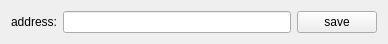
<?xml version="1.0" encoding="UTF-8"?>
<ui version="4.0">
 <class>CWidgetAddressBase</class>
 <widget class="QWidget" name="CWidgetAddressBase">
  <property name="geometry">
   <rect>
    <x>0</x>
    <y>0</y>
    <width>388</width>
    <height>41</height>
   </rect>
  </property>
  <property name="windowTitle">
   <string>Form</string>
  </property>
  <layout class="QGridLayout" name="gridLayout">
   <item row="0" column="0">
    <widget class="QLabel" name="label">
     <property name="text">
      <string>address:</string>
     </property>
    </widget>
   </item>
   <item row="0" column="1">
    <widget class="QLineEdit" name="m_lineEdit"/>
   </item>
   <item row="0" column="2">
    <widget class="QPushButton" name="m_btnSave">
     <property name="text">
      <string>save</string>
     </property>
    </widget>
   </item>
  </layout>
 </widget>
 <resources/>
 <connections/>
</ui>
